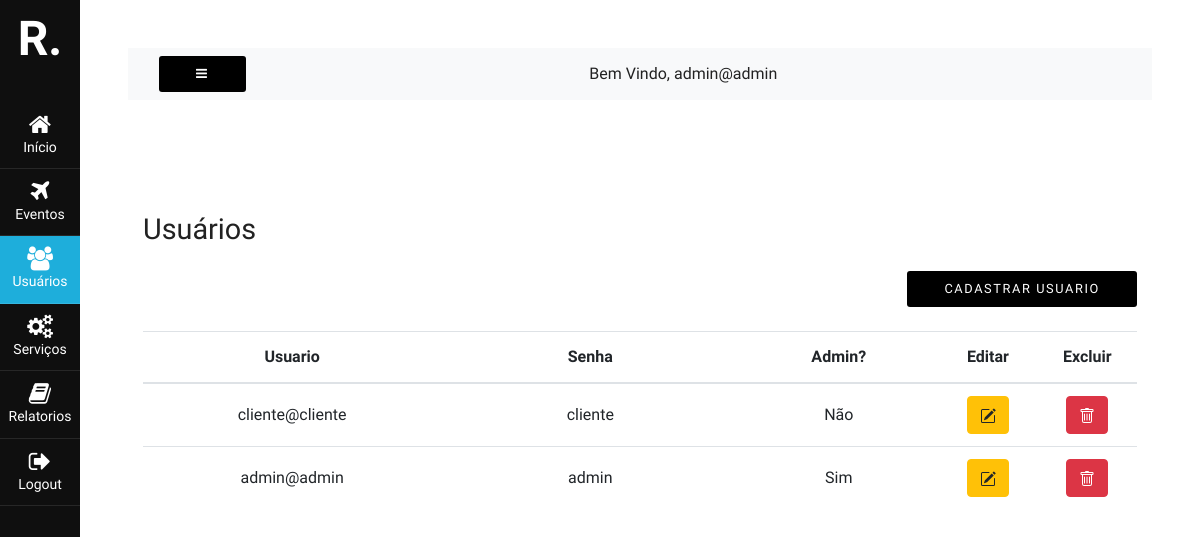
/view/dashboard-admin-usuarios.php (signed in), run on an earlier commit of the app's database.
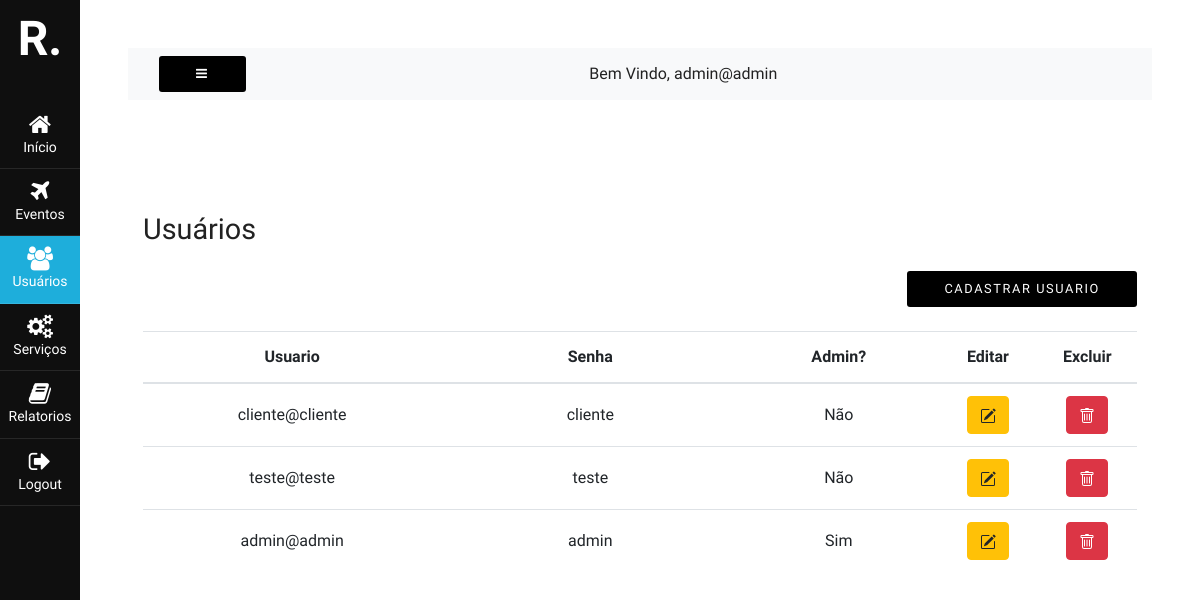
And on a later commit of the database.
### tables this page shows
CREATE TABLE `usuarios` (
  `usuario_id` int(11) NOT NULL AUTO_INCREMENT,
  `usuario_nome` varchar(150) NOT NULL,
  `usuario_senha` varchar(32) NOT NULL,
  `usuario_admin` tinyint(1) NOT NULL DEFAULT 0,
  PRIMARY KEY (`usuario_id`),
  UNIQUE KEY `user` (`usuario_nome`)
);

### model/admin.php (called while the page is built, shortened)
<?php
  class Admin {
    private $conn;
    public function __construct() {
      $database = new Database();
      $db = $database->dbconn();
      $this->conn = $db;
    }
    public function runQuery($sql) {
      $stmt = $this->conn->prepare($sql);
      return $stmt;
    }
  }
?>

### view/Modals/usuarios.php (the view, shortened to what this page needs)
<div class="container pt-5 flex flow-column" id="users" style="height: 100vh;">
  <h2>Usuários</h2>
  <button type="button" class="mb-4 ml-auto" data-toggle="modal" data-target="#modalCadastrarUsuarios">
    Cadastrar Usuario
  </button>
  <table class="table table-stripped">
      <thead>
      <tr>
        <th style="width: 30%;">Usuario</th>
        <th style="width: 30%;">Senha</th>
        <th style="width: 20%;">Admin?</th>
        <th style="width: 10%;">Editar</th>
        <th style="width: 10%;">Excluir</th>
      </tr>
    </thead>
    <tbody>
      <?php
        $query = "SELECT * from usuarios ORDER BY usuario_admin, usuario_nome";
        $stmt = $objAdmin->runQuery($query);
        $stmt->execute();
        if($stmt->rowCount() > 0) {
          while($rowUsuario = $stmt->fetch(PDO::FETCH_ASSOC)) {
      ?>
          <tr>
            <td><?php  echo($rowUsuario['usuario_nome']); ?></td>
            <td><?php  echo($rowUsuario['usuario_senha']); ?></td>
            <td><?php  echo($rowUsuario['usuario_admin'] ? "Sim" : "Não"); ?></td>
            <td>
              <button type="button" class="btn btn-warning" data-toggle="modal" data-target="#modalEditarUsuarios" data-id="<?php print $rowUsuario['usuario_id'] ?>" data-username="<?php print $rowUsuario['usuario_nome'] ?>" data-password="<?php print $rowUsuario['usuario_senha'] ?>" data-admin="<?php print $rowUsuario['usuario_admin'] ?>">
              </button>
            </td>
            <td>
              <button type="button" class="btn btn-danger"  data-toggle="modal" data-target="#modalDeletarUsuarios" data-id="<?php print $rowUsuario['usuario_id'] ?>" data-username="<?php print $rowUsuario['usuario_nome'] ?>">
              </button>
            </td>
          </tr>
      <?php
          }
        }
      ?>
    </tbody>
  </table>
</div>

What changed in the data, as far as the page shows it:
added usuarios: usuario_nome "teste@teste", usuario_senha "teste", usuario_admin "Não"
